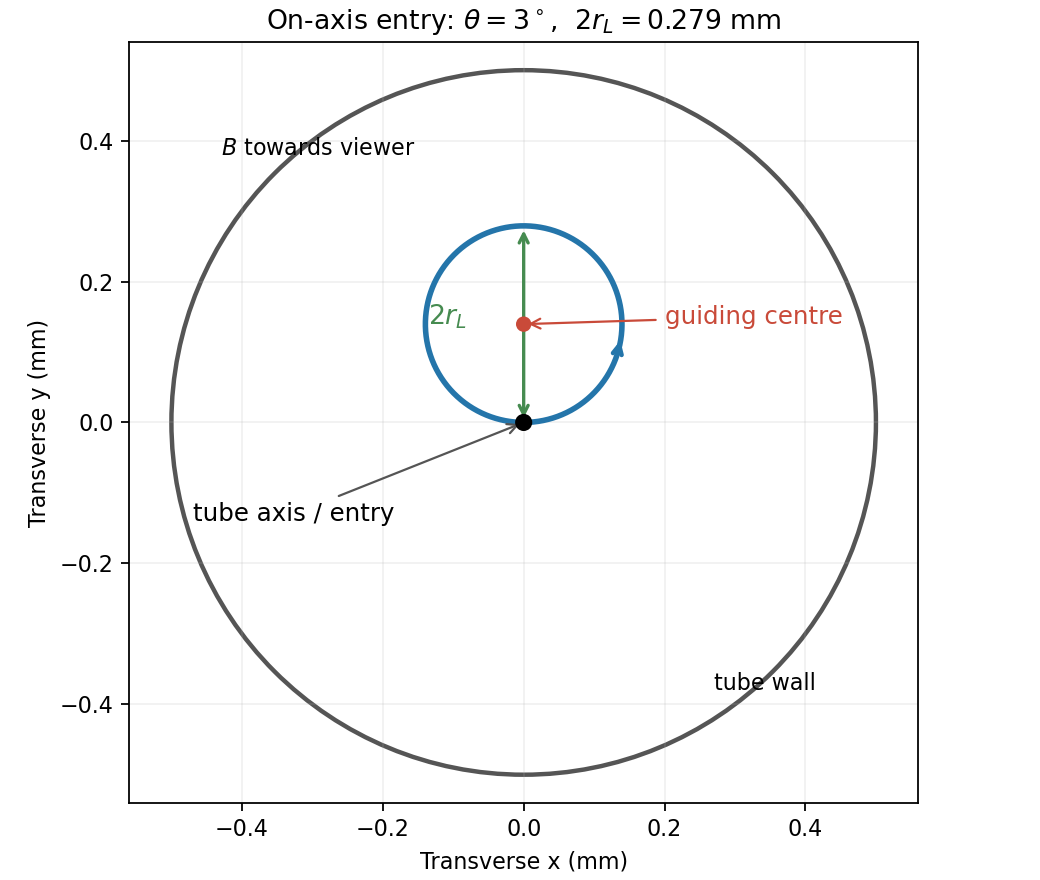

Reproduce this figure in Python.
import numpy as np
import matplotlib.pyplot as plt
from matplotlib.patches import Circle
r=.1395225713;a=.5;th=np.linspace(0,2*np.pi,500)
fig,ax=plt.subplots(figsize=(6.5,5.5),layout='constrained')
ax.add_patch(Circle((0,0),a,fill=False,lw=2,color='#555'))
x=r*np.sin(th);y=r*(1-np.cos(th));ax.plot(x,y,color='#2475aa',lw=2.5)
ax.scatter([0,0],[0,r],s=[45,35],color=['black','#c94a39'],zorder=5)
ax.annotate('tube axis / entry',xy=(0,0),xytext=(-.47,-.14),arrowprops=dict(arrowstyle='->',color='#555'),fontsize=11)
ax.annotate('guiding centre',xy=(0,r),xytext=(.2,.14),arrowprops=dict(arrowstyle='->',color='#c94a39'),color='#c94a39',fontsize=11)
ax.annotate('',xy=(0,2*r),xytext=(0,0),arrowprops=dict(arrowstyle='<->',color='#468b50',lw=1.5));ax.text(-.08,r, r'$2r_L$',ha='right',color='#468b50',fontsize=12)
i=100;ax.annotate('',xy=(x[i+15],y[i+15]),xytext=(x[i],y[i]),arrowprops=dict(arrowstyle='->',color='#2475aa',lw=2))
ax.text(-.43,.38,r'$B$ towards viewer',fontsize=10);ax.text(.27,-.38,'tube wall',fontsize=10)
ax.set(xlim=(-.56,.56),ylim=(-.54,.54),aspect='equal',xlabel='Transverse x (mm)',ylabel='Transverse y (mm)',title=r'On-axis entry: $\theta=3^\circ$,  $2r_L=0.279$ mm');ax.grid(alpha=.18)
fig.savefig('paper-1-ia2012-electron-orbit.png',dpi=160,facecolor='white')
